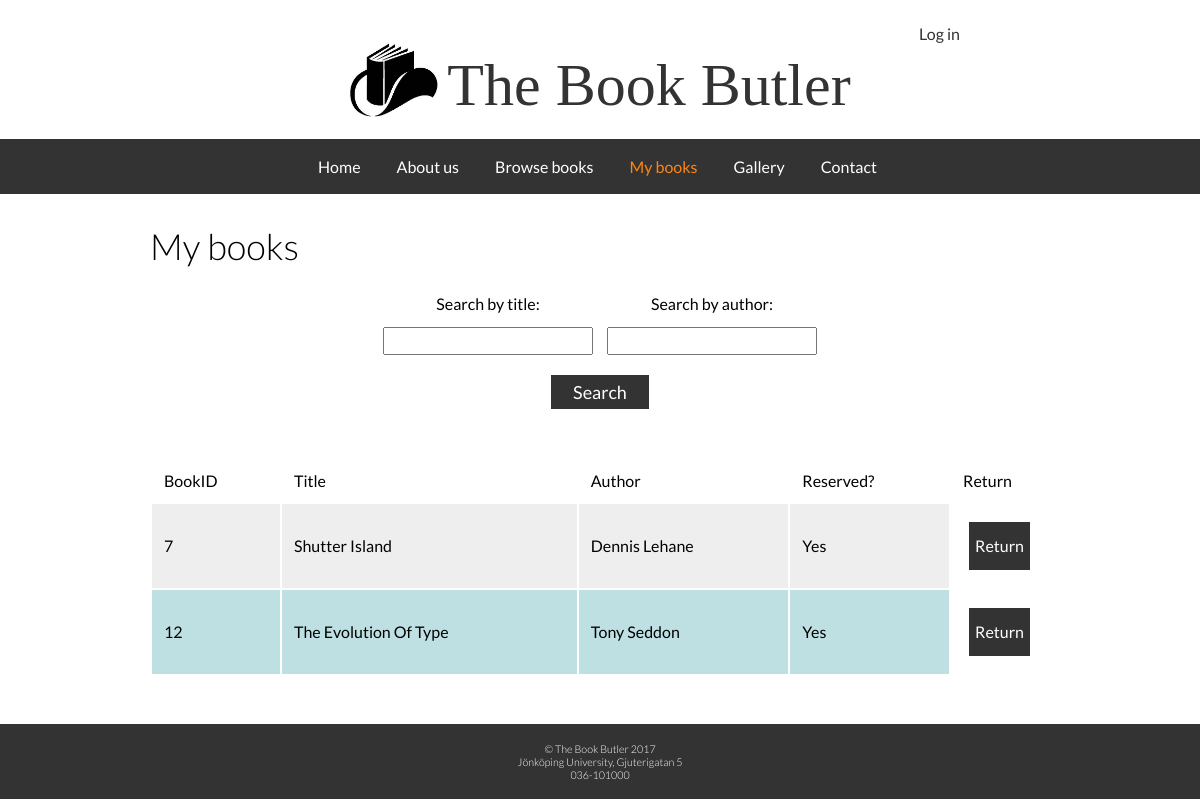
The page /books.php on the database its author committed.
### tables this page shows
CREATE TABLE `books` (
  `bookid` int(11) NOT NULL,
  `title` varchar(100) NOT NULL,
  `author` varchar(100) NOT NULL,
  `onloan` tinyint(1) DEFAULT '0',
  `duedate` date DEFAULT NULL
);

### books.php (the view, shortened to what this page needs)
<?php
include("config.php");
$title = "My reserved books";
include("header.php");
?>
<h2>My books</h2>
            <div id="searchfield">
            <form action="books.php" method="POST">
                <table cellpadding="6px">
                    <tbody>
                        <tr>
                            <td>Search by title:</td>
                            <td>Search by author:</td>
                        </tr>
                        <tr>
                            <td><INPUT type="text" name="searchtitle" class="searchbar">
                            <td><INPUT type="text" name="searchauthor" class="searchbar"></td>
                        </tr>
                    </tbody>
                </table>
                <INPUT type="submit" class="search" name="submit" value="Search">
            </form>
        </div>
<?php
@ $db = new mysqli($dbserver, $dbuser, $dbpass, $dbname);
$query = " select title, author, onloan, bookid from books where onloan is true";
    $stmt = $db->prepare($query);
    $stmt->bind_result($title, $author, $onloan, $bookid);
    $stmt->execute();
    echo '<table cellpadding="12" class="results">';
    echo '<tr><b><td>BookID</td><b> <td>Title</td> <td>Author</td> <td>Reserved?</td> </b> <td>Return</td> </b></tr>';
    while ($stmt->fetch()) {
        if($onloan==1)
            $onloan="Yes";
        echo "<tr class='reservedbook'>";
        echo "<td> $bookid </td><td> $title </td><td> $author </td><td> $onloan </td>";
        echo '<td class="reservecell"><a class="reserve" href="return.php?bookid=' . urlencode($bookid) . '">Return</a></td>';
        echo "</tr>";
    }
    echo "</table>";
    ?>
<?php include("footer.php");?>

### css/main.css (style rules this page uses)
* { font-family: 'Lato'; }
body { margin: 0; }
a { color: #fff; text-decoration: none; font-weight: 400; }
h2 { margin-bottom: 18px; font-size: 36px; font-weight: 300; }
form { display: block; width: 100%; margin-bottom: 48px; }
#contactform label, input, textarea, #loginform label { float: left; clear: both; }
input, textarea { margin-bottom: 12px; }
.submit, .search { background-color: #333; width: 98px; margin: 0 auto; color: #fff; box-shadow: none; border: none; padding: 6px; font-size: 18px; }
.search { margin: 0 auto; float: none; }
.searchbar { width: 100%; box-sizing: border-box; }
input[type=text], input[type=password] { font-size: 18px; }
#searchfield { margin: 0 auto 48px auto; padding: 0px 25%; text-align: center; }
table { width: 100%; box-sizing: border-box; }
.reserve, .return { background-color: #333; color: #fff; box-shadow: none; border: none; padding: 6px; margin: 6px; float: right; text-decoration: none; }
.reservecell { background-color: #fff; width: 10%; }
.reservedbook { padding: 12px; line-height: 36px; }
.reservedbook:nth-child(odd) { background-color: #bee0e2; }
.reservedbook:nth-child(even) { background-color: #eee; }

### rows shown on the page
books: bookid "7", title "Shutter Island", author "Dennis Lehane", onloan "Yes"
books: bookid "12", title "The Evolution Of Type", author "Tony Seddon", onloan "Yes"
